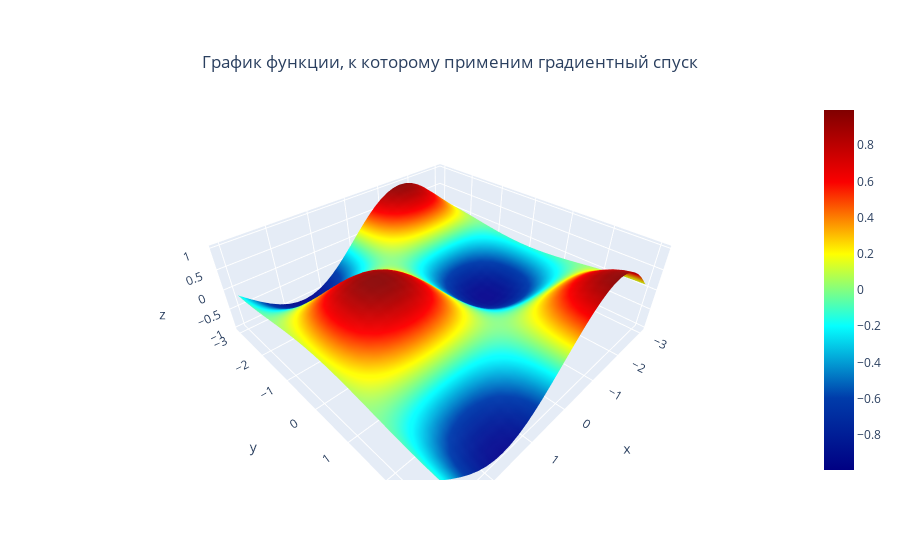

Here is the notebook cell this chart was saved with:
### Code cell
# График функции f
x_grid = np.linspace(-3, 3, 30)
y_grid = np.linspace(-3, 3, 30)

X, Y = np.meshgrid(x_grid,y_grid)
Z = f(X, Y)

fig = go.Figure(go.Surface(x=X, y=Y, z=Z, colorscale='Jet'))
fig.update_layout(title={'text': f"График функции, к которому применим градиентный спуск", 'y':0.9, 'x':0.5,})
fig.show()

### Figure 1 — Plotly figure (JSON) as saved in the notebook; plotly's stock layout.template omitted (floating-point values rounded to 4 significant figures; data arrays with more than 128 entries replaced by an {"elided": "..."} marker saying what was removed)
{"data": [{"colorscale": [[0, "rgb(0,0,131)"], [0.2, "rgb(0,60,170)"], [0.4, "rgb(5,255,255)"], [0.6, "rgb(255,255,0)"], [0.8, "rgb(250,0,0)"], [1, "rgb(128,0,0)"]], "type": "surface", "x": {"elided": "30x30 float values"}, "y": {"elided": "30x30 float values"}, "z": {"elided": "30x30 float values"}}], "layout": {"title": {"text": "График функции, к которому применим градиентный спуск", "x": 0.5, "y": 0.9}}}
